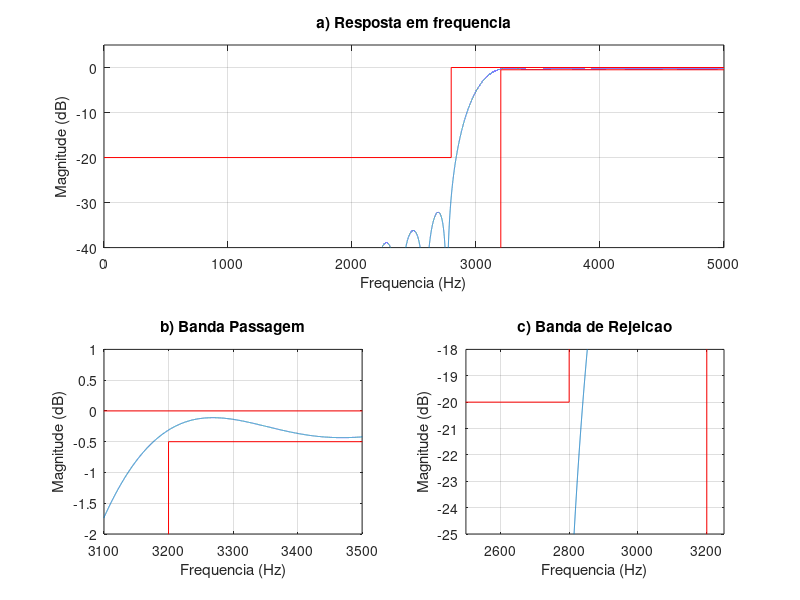

Source code (MATLAB): (Note: this script raises an error after producing the figure.)
% Projeto filtro 1
% LP - (fa = 10000 Hz, f1 = 2800 Hz; f2 = 3200 Hz, Ap = 0.5 dB, As = 20 dB, GdB = 0 dB)

close all;
clear all;
clc;

ExecutarAjuste = 1;

%% Especificacoes
fa = 10000; fs = 2800; fp = 3200;
Ap = 0.5; As = 20; GdB = 0;
wp = fp/fa*(2*pi); ws = fs/fa*(2*pi);

%

wc1 = sqrt(wp*ws); % media geometrica
Dw1 = wp - ws;
G0 = GdB;

%% Projeto inicial
Dw = Dw1;
wc = wc1;
Ask = As;
if ExecutarAjuste
   Ask = Ask + 9; % Ajuste BP
%     ordem 38 - bits 10
%     multipliers: 20
%     adders: 39
%     states: 38
   G0 = 0.01;

%     ordem 40 - bits 9
%     multipliers: 20
%     adders: 39
%     states: 38
   G0 = G0 + 0.039;
   Ask = Ask + 1;

%     ordem 42 - bits 8
%     multipliers: 22
%     adders: 43
%     states: 42
   G0 = G0 - 0.03;
   Ask = Ask + 1;
   
%    Ask = Ask + 15;
end

betha = 0.5842*(Ask-21)^0.4 + 0.07886*(Ask-21);
M1 = ceil((Ask - 8)/(2.285*Dw)+1);
M = M1;
% M = 20;
% G0 = -5.5 + 1;

if ExecutarAjuste
    % primeiro ajuste
    G0 = G0 + 0.295; % db

    % segundo ajuste M (n/2)
    wp2 = 0.6196*pi; ws2 = 0.5813*pi;
    Dw2 = wp2 -ws2;
    M2 = ceil(M1*Dw2/Dw1); % nova ordem do filtro 2*M2
    M = M2;

    % ajuste deslocamento
    wc2 = wc1 - ((0.0037+0.0013)/2)*pi;
    wc = wc2;
end


N = 2*M+1;
betha = 0.5842*(Ask-21)^0.4 + 0.07886*(Ask-21);
wk = kaiser(N, betha)';
% wk = chebwin(N, As)';
% wk = gausswin(N, 1/As)';
% wk = tukeywin(N)';
% wk = taylorwin(N)';

k = 1:M;
% HP
bi = -sin(wc*k)./(pi*k);
b0 = 1-wc/pi;
b = [flip(bi) b0 bi];

b = b.*wk*10^(-G0/20); % janela de keiser

%%
figure(1)
escala = fa/2;
subplot(2,2,[1 2])
[h, w] = freqz(b, 1, linspace(0,pi,100000));
% plot(w/pi, abs(h)); grid on;
plot(w/pi*escala, 20*log10(abs(h))); grid on;
title('a) Resposta em frequencia')
ylim([-40 5])
hold on;
plot([pi,wp,wp]/pi*escala,[-Ap,-Ap,-80], '-red')
plot([0,ws/pi,ws/pi,1]*escala,[-As,-As,0,0], '-red')
xlabel('Frequencia (Hz)');
ylabel('Magnitude (dB)');

subplot(223)
plot(w/pi*escala, 20*log10(abs(h)));
title('b) Banda Passagem')
grid on; hold on;
plot([pi,wp,wp]/pi*escala,[-Ap,-Ap,-80], '-red')
plot([0,ws/pi,ws/pi,1]*escala,[-As,-As,0,0], '-red')
xlim([0.62 0.7]*escala); ylim([-2 1]);
xlabel('Frequencia (Hz)');
ylabel('Magnitude (dB)');

subplot(224)
plot(w/pi*escala, 20*log10(abs(h)));
title('c) Banda de Rejeicao')
grid on; hold on;
plot([pi,wp,wp]/pi*escala,[-Ap,-Ap,-80], '-red')
plot([0,ws/pi,ws/pi,1]*escala,[-As,-As,0,0], '-red')
xlim([0.5 0.65]*escala); ylim([-25 -18]);
xlabel('Frequencia (Hz)');
ylabel('Magnitude (dB)');

%%
% figure(2)
% %suptitle(['HP FIR ' num2str(fs) '-' num2str(fp) ' Ordem: ' num2str(N)])
% 
% escala = fa/2;
% subplot(3,2,[4 6])
% zplane(b, 1);
% axis([-2 2 -2 2])
% title('e) Diagrama de polos (x) e zeros (o)')
% xlabel('Real');
% ylabel('Imaginario');
% 
% clear h w
% [h, w] = freqz(b, 1, 'whole');
% 
% subplot(322)
% x_imp = [0:length(b)-1]/fa*1000;
% stem(x_imp, b); grid on;
% title('Resposta ao impulso')
% xlabel('Amostras (ms)');
% ylabel('Amplitude (adm)');
% 
% subplot(321)
% [h, w] = freqz(b, 1, linspace(0,pi,10000));
% % plot(w/pi, abs(h)); grid on;
% plot(w/pi*escala, 20*log10(abs(h))); grid on;
% hold on;
% title('a) Resposta em Frequencia')
% ylim([-40 5])
% Amin = 80;
% plot([0,fs,fs,fa/2],[-As,-As,0,0], 'r')
% plot([fa/2,fp,fp,],[-Ap,-Ap,-80], 'r')
% xlim([0 fa/2])
% xlabel('Frequencia (Hz)');
% ylabel('Magnitude (dB)');
% 
% subplot(323)
% plot(w/pi*escala, unwrap(angle(h))/pi); grid on;
% title('c) Resposta de Fase')
% xlabel('Frequencia (Hz)');
% ylabel('Fase (rad)');
% 
% subplot(325)
% [del_y, del_x] = grpdelay(b, 1);
% plot(del_x/pi*fa/2, del_y/fa*1000);
% title('d) Atraso de grupo')
% xlabel('Frequencia (Hz)');
% ylabel('Tempo (ms)');

%%
syms z
H(z) = poly2sym(b, z);
pretty(vpa(collect(H(z)), 3))
